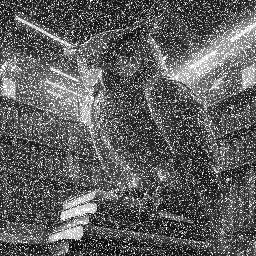
#> input picture Trabajos/Vision artificial/Tarea 2/Imagen ruidosa.jpg, 256 x 256 px
$ python P4.py
#> lines starting #> are read from the running program, lines starting #| are printed output that depends on the picture
"""este programa implementa el filtro promedio y el filtro medio y luego los aplica a una imagen
contaminada con ruido “sal y pimienta”. Luego compara el resultado obtenido con la función medianBlur de
OpenCV. """

#importa librerias
import cv2
import numpy as np

#lee la imagen y la almacena
img = cv2.imread("Imagen ruidosa.jpg",cv2.IMREAD_GRAYSCALE)
#> img is the input picture: shape (256, 256); min 0, max 255, mean 94.4
#define regionnes de filtrado
region_conv1 = np.copy(img[1:-1,1:-1])
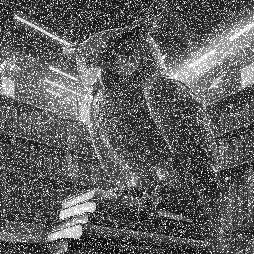
#> region_conv1: shape (254, 254); min 0, max 255, mean 94.7
region_conv2 = np.copy(img[1:-1,1:-1])
#crea una matriz de ceros para añadir ruido
img_ruido = np.zeros_like(img)
cv2.randn(img_ruido, 0, 50)
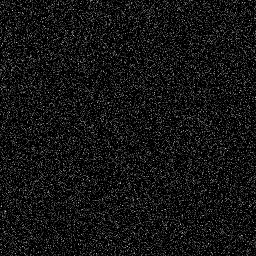
#> img_ruido: shape (256, 256); min 0, max 210, mean 19.9

#Filtro Promedio
def filtroPromedio(region_conv1):
    promedios = []
    indices = []
    for i, j in np.ndindex(region_conv1.shape[:2]):
        promedios.append(np.mean(img[i:i+3,j:j+3]))
        if len(indices) != region_conv1.shape[0]*region_conv1.shape[1]:
            indices.append((i,j))

    for i,j in enumerate(indices):
        region_conv1[j[0],j[1]] = promedios[i]
    return region_conv1


#Filtro Medio
def filtroMedio(region_conv2):
    medianas = []
    indices = []
    for i, j in np.ndindex(region_conv2.shape[:2]):
        matriz_orden = img[i:i+3,j:j+3]
        matriz_orden = np.sort(matriz_orden)
        medianas.append(matriz_orden[1][1])
        if len(indices) != region_conv1.shape[0]*region_conv1.shape[1]:
            indices.append((i,j))
#> this loop made 64516 passes
#> matriz_orden on passes 1 to 3: [[22, 22, 36], [19, 24, 190], [19, 129, 137]], [[22, 25, 36], [24, 40, 190], [19, 96, 129]], [[22, 25, 145], [40, 97, 190], [96, 129, 144]]
#> after the loop, indices = 64516 items; medianas = 64516 items

    for i,j in enumerate(indices):
        region_conv2[j[0],j[1]] = medianas[i]
#> this loop made 64516 passes
#> j on passes 1 to 3: (0, 0), (0, 1), (0, 2)
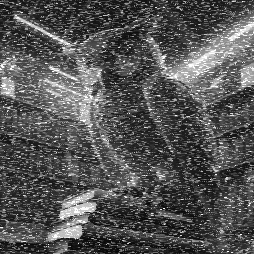
#> region_conv2: shape (254, 254); min 3, max 255, mean 84.7
    return(region_conv2)

#aplica ambos filtros a la imagen de referencia
filtromedio = filtroMedio(region_conv2)
filtropromedio = filtroPromedio(region_conv1)
#> the loop in filtroPromedio, `for i,j in enumerate(indices):` made 64516 passes
#> after the loop in filtroPromedio, `for i,j in enumerate(indices):`:
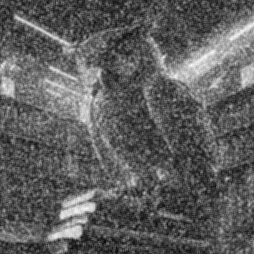
#> region_conv1: shape (254, 254); min 11, max 249, mean 94.2


#añade ruido a la imagen
img_ruidosa = cv2.add(img, img_ruido)
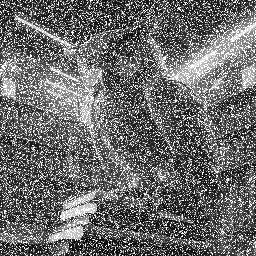
#> img_ruidosa: shape (256, 256); min 0, max 255, mean 108.5

#aplica filtro de mediana de openCV
img_blur = cv2.medianBlur(img, 3)
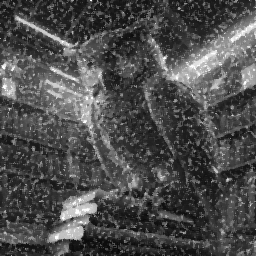
#> img_blur: shape (256, 256); min 7, max 255, mean 77

cv2.imshow('Imagen', img)
cv2.imshow("Filtro promedio", filtropromedio)
cv2.imshow("Filtro Medio", filtromedio)
cv2.imshow("Filtro Medio openCV", img_blur)
# [6 lines of commented-out code are left out]
cv2.waitKey(0)
cv2.destroyAllWindows()

print("Programa finalizado")

$ run again, with Trabajos/Vision artificial/Tarea 2/imagen1.jpg copied over Trabajos/Vision artificial/Tarea 2/Imagen ruidosa.jpg
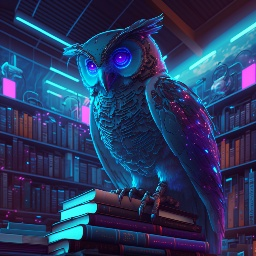
#> input picture Trabajos/Vision artificial/Tarea 2/imagen1.jpg, 256 x 256 px
#> the loop in filtroMedio, `for i, j in np.ndindex(region_conv2.shape[:2]):` made 64516 passes
#> matriz_orden on passes 1 to 3: [[21, 22, 22], [21, 21, 22], [21, 22, 22]], [[22, 22, 23], [21, 22, 22], [22, 22, 23]], [[22, 23, 23], [22, 22, 22], [22, 23, 23]]
#> after the loop in filtroMedio, `for i, j in np.ndindex(region_conv2.shape[:2]):`: indices = 64516 items
#> the loop in filtroMedio, `for i,j in enumerate(indices):` made 64516 passes
#> j on passes 1 to 3: (0, 0), (0, 1), (0, 2)
#> the loop in filtroPromedio, `for i,j in enumerate(indices):` made 64516 passes
#> `img_ruidosa = cv2.add(img, img_ruido)`:
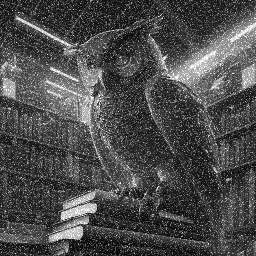
#> img_ruidosa: shape (256, 256); min 2, max 255, mean 76
#> `img_blur = cv2.medianBlur(img, 3)`:
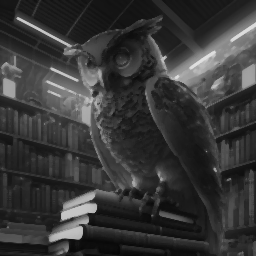
#> img_blur: shape (256, 256); min 6, max 224, mean 55.2

$ run again, with Trabajos/Vision artificial/Tarea 2/imagen2.jpg copied over Trabajos/Vision artificial/Tarea 2/Imagen ruidosa.jpg
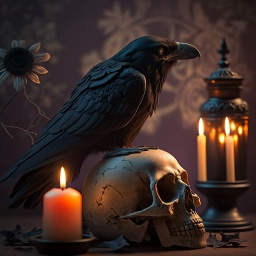
#> input picture Trabajos/Vision artificial/Tarea 2/imagen2.jpg, 256 x 256 px
#> the loop in filtroMedio, `for i, j in np.ndindex(region_conv2.shape[:2]):` made 64516 passes
#> matriz_orden on passes 1 to 3: [[25, 26, 27], [24, 25, 26], [23, 24, 24]], [[25, 25, 26], [24, 24, 25], [23, 23, 24]], [[25, 25, 26], [24, 24, 24], [23, 23, 24]]
#> after the loop in filtroMedio, `for i, j in np.ndindex(region_conv2.shape[:2]):`: indices = 64516 items
#> the loop in filtroMedio, `for i,j in enumerate(indices):` made 64516 passes
#> j on passes 1 to 3: (0, 0), (0, 1), (0, 2)
#> the loop in filtroPromedio, `for i,j in enumerate(indices):` made 64516 passes
#> after the loop in filtroPromedio, `for i,j in enumerate(indices):`:
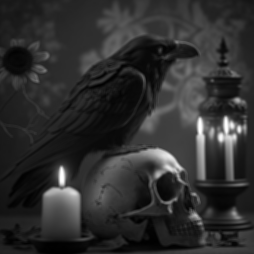
#> region_conv1: shape (254, 254); min 0, max 254, mean 47.1
#> `img_ruidosa = cv2.add(img, img_ruido)`:
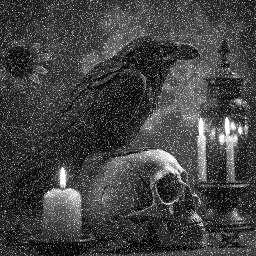
#> img_ruidosa: shape (256, 256); min 0, max 255, mean 67.1
